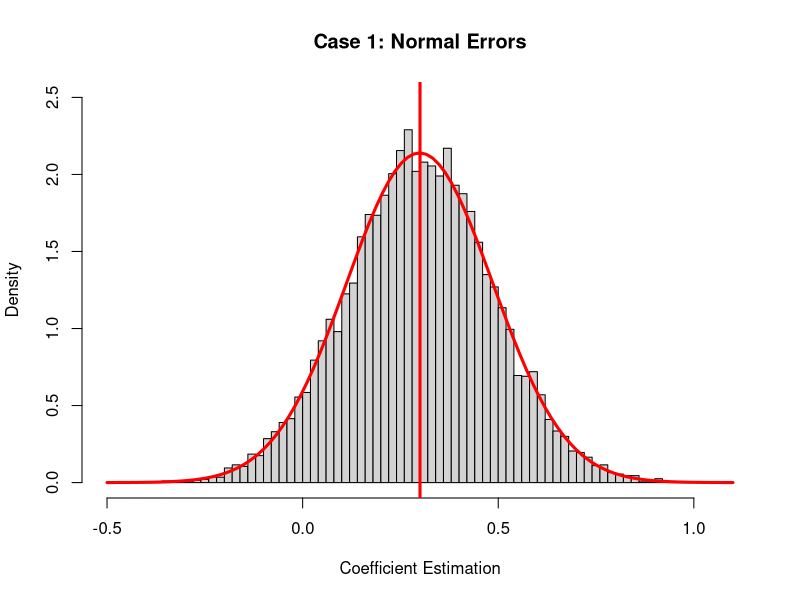
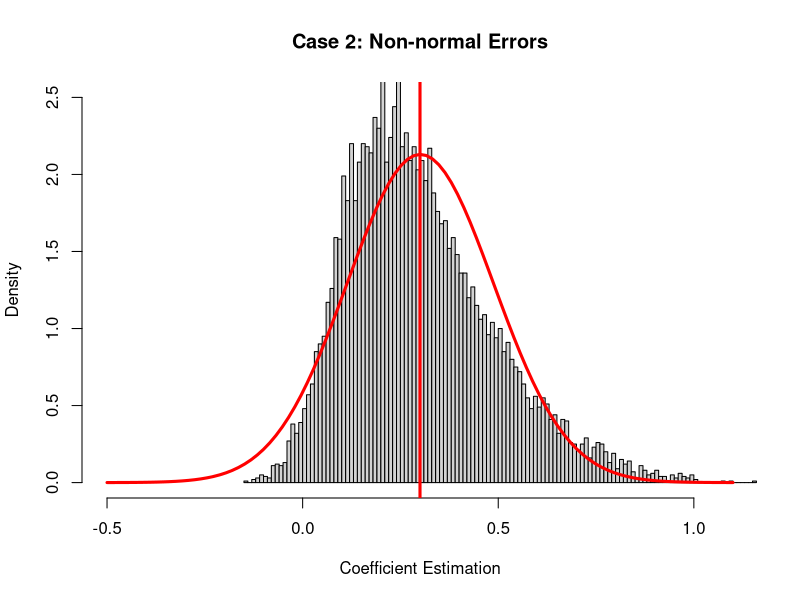

Generate these figures, in order, with R:
## ---- chunk 1
# Simulation conditions
# sample size = 30, true coefficient = 0.3
# replications = 10000

set.seed(2015)  # if you want to replicate results
n <- 10000

# Case 1: Errors are normally distributed
results1 = data.frame(est=rep(NA,n), se=NA, t=NA, p=NA)
for(i in 1:n){
    x = scale(rchisq(30, 1))  # non-normal x
    error = rnorm(30)  # normal error
    y = 0 + 0.3*x + error  # y regressed on x and error
    m = lm(y ~ x)
    results1[i,] = summary(m)$coefficients['x',]
}

# Case 2: Errors are NOT normally distributed
results2 = data.frame(est=rep(NA,n), se=NA, t=NA, p=NA)
for(i in 1:n){
    x = scale(rchisq(30, 1))  # non-normal x
    error = scale(rchisq(30, 1))  # non-normal errors
    y = 0 + 0.3*x + error  # y regressed on x and error
    m = lm(y ~ x)
    results2[i,] = summary(m)$coefficients['x',]
}
## ---- chunk 2
colMeans(results1)
colMeans(results2)
## ---- chunk 3
# The estimates are normally distributed in Case 1
hist(results1$est, breaks=100, freq=FALSE,
     xlim=c(-0.5, 1.1), ylim=c(0, 2.5),
     main='Case 1: Normal Errors', 
     xlab='Coefficient Estimation')
curve(dnorm(x, mean=mean(results1$est), 
            sd=sd(results1$est)),
      col='red', lwd=3, add=TRUE)
abline(v=0.3, col='red', lwd=3)

# The estimates are NOT normally distributed in Case 2
hist(results2$est, breaks=100, freq=FALSE,
     xlim=c(-0.5, 1.1), ylim=c(0, 2.5),
     main='Case 2: Non-normal Errors', 
     xlab='Coefficient Estimation')
curve(dnorm(x, mean=mean(results2$est), 
            sd=sd(results2$est)),
      col='red', lwd=3, add=TRUE)
abline(v=0.3, col='red', lwd=3)
## ---- chunk 4
sessionInfo()
